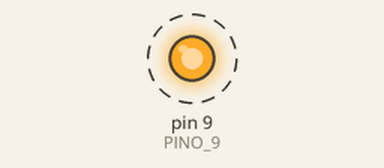
Bench run of a sketch on a simulated Arduino Uno, built with avr-gcc and run on an emulated ATmega328P. Shown: output pins drawn as LEDs (lit = HIGH). Dashed ring = blinking.

Above: at 0.2 s.
Timing chart, 0 to 3.0 s (numbered marks = the images above):
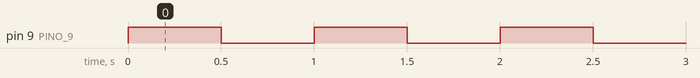

The sketch:

led_interno_9.ino
```cpp
/*
  PNO CONECTADOS NA PLACA
*/


// Intervalo de atualização  DE 0,5 S
int intervalo = 500;
const int PINO_9 = 9;

void setup() {
  pinMode(PINO_9, OUTPUT);//saida de dados, a propria luz
}

void loop() {
  digitalWrite(PINO_9, HIGH);
  delay(intervalo);
  digitalWrite(PINO_9, LOW);
  delay(intervalo);
}
```

Measured:
- by itself, pin 9 (PINO_9): alternates HIGH for 0.50 s and LOW for 0.50 s
